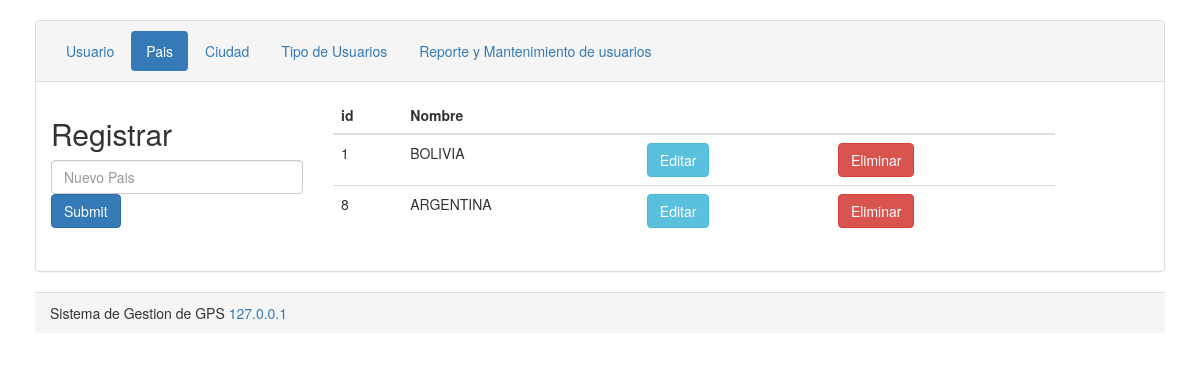
The app's page /paises.php with its own data.
### tables this page shows
CREATE TABLE `pais` (
  `idPais` int(11) NOT NULL AUTO_INCREMENT,
  `nombre` varchar(50) NOT NULL,
  PRIMARY KEY (`idPais`)
);

### paises.php (the view, shortened to what this page needs)
<?php
    include_once("conexion.php");
   $sql="select * from pais";
    $result=mysqli_query($conexion,$sql);
?>
<!DOCTYPE html>
<html lang="es">
<head>
    <link rel="stylesheet" href="http://maxcdn.bootstrapcdn.com/bootstrap/3.3.7/css/bootstrap.min.css">
</head>
<body>
    <div class="container">
        <div class="panel panel-default">
            <div class="panel-heading">
                <ul class="nav nav-pills">
                    <li role="presentation" ><a href="index.php">Usuario</a></li>
                    <li role="presentation" class="active"><a href="paises.php">Pais</a></li>
                    <li role="presentation"><a href="ciudades.php">Ciudad</a></li>
                    <li role="presentation"><a href="tiposs.php">Tipo de Usuarios</a></li>
                    <li role="presentation"><a href="Usuariocrudd.php">Reporte y Mantenimiento de usuarios</a></li>
                </ul>
            </div>
            <div class="panel-body">
                    <div class="row">
                        <div class="col-md-3">
                            <h2>Registrar</h2>
                                <form action="paisInsertar.php" method="POST">
                                    <input type="text" class="form-control mb-3" name="nombre" placeholder="Nuevo Pais">
                                    <input type="submit" class="btn btn-primary">
                                </form>
                        </div>
                        <div class="col-md-8">
                            <table class="table" >
                                <thead class="table-success table-striped" >
                                    <tr>
                                        <th>id</th>
                                        <th>Nombre</th>
                                        <th></th>
                                        <th></th>
                                    </tr>
                                </thead>
                                <tbody>
                                        <?php
                                            while($row=mysqli_fetch_array($result)){
                                        ?>
                                            <tr>
                                                <td><?php  echo $row['idPais']?></td>
                                                <td><?php  echo $row['nombre']?></td>
                                                <td><a href="paisActualizar.php?id=<?php echo $row['idPais'] ?>" class="btn btn-info">Editar</a></td>
                                                <td><a href="paisDelete.php?id=<?php echo $row['idPais'] ?>" class="btn btn-danger">Eliminar</a></td>
                                            </tr>
                                        <?php
                                            }
                                        ?>
                                </tbody>
                            </table>
                        </div>
                    </div>
            </div>
        </div>
        <div class="panel-footer">Sistema de Gestion de GPS <a href"http://127.0.0.1/gps">127.0.0.1</a></div>
    </div>
</body>
</html>

### paises.php (style rules this page uses)
.container { padding: 20px; }

### records on screen
pais: idPais "1", nombre "BOLIVIA"
pais: idPais "8", nombre "ARGENTINA"
